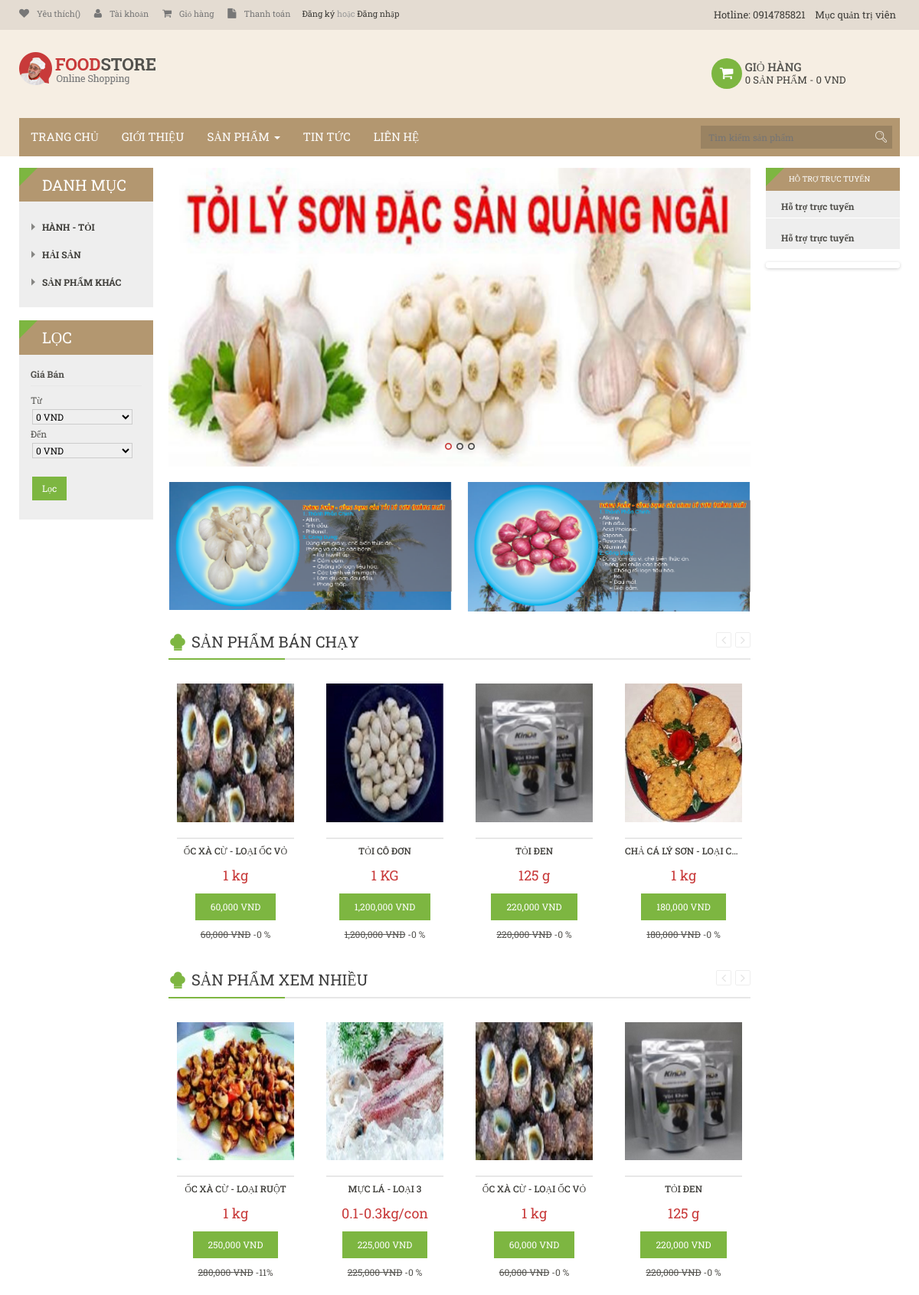
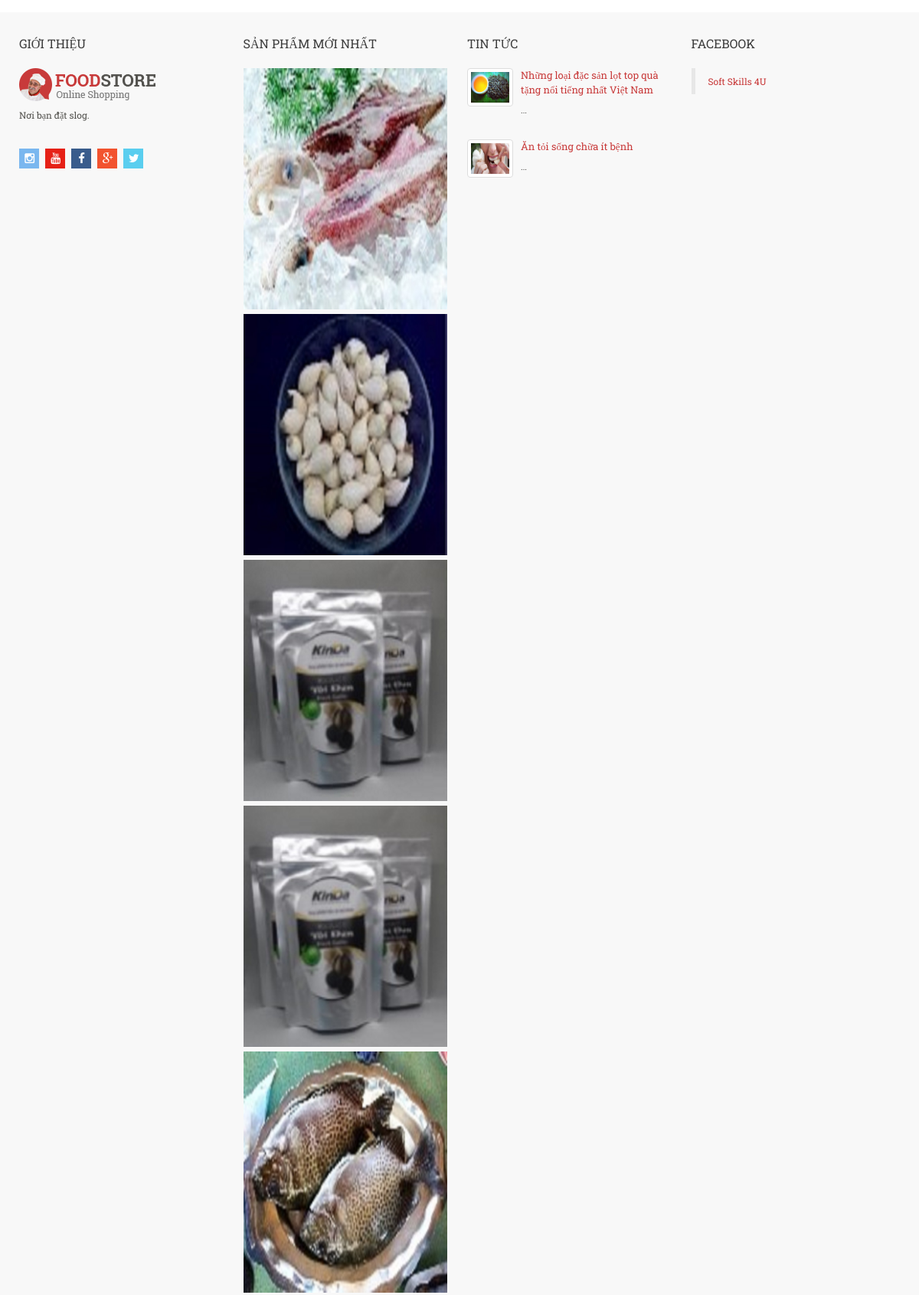
The page / (upper part) on the database its author committed (2 pictures, top to bottom).
### tables this page shows
CREATE TABLE `support` (
  `id` int(12) NOT NULL,
  `name` varchar(255) NOT NULL,
  `gmail` varchar(255) NOT NULL,
  `sky` varchar(255) NOT NULL,
  `phone` varchar(255) NOT NULL,
  `facebook` varchar(255) NOT NULL,
  `fanpage` varchar(255) NOT NULL,
  `onlinechat` varchar(255) NOT NULL,
  `address` varchar(255) NOT NULL,
  `map` text NOT NULL,
  `sort_order` int(12) NOT NULL
);

CREATE TABLE `catalog` (
  `id_catalog` int(11) NOT NULL,
  `name` varchar(200) NOT NULL,
  `parent_id` int(11) NOT NULL
);

CREATE TABLE `product` (
  `id_product` int(11) NOT NULL,
  `id_catalog` int(255) NOT NULL,
  `name_catalog` varchar(100) NOT NULL,
  `name` varchar(100) NOT NULL,
  `price` decimal(15,4) NOT NULL,
  `content` text NOT NULL,
  `discount` int(11) NOT NULL,
  `image_link` varchar(200) NOT NULL,
  `image_list` text NOT NULL,
  `created` date NOT NULL,
  `view` int(11) NOT NULL,
  `warranty` varchar(50) NOT NULL,
  `weigh` varchar(255) NOT NULL,
  `total` int(255) NOT NULL,
  `buyed` int(255) NOT NULL,
  `gifts` varchar(100) NOT NULL,
  `meta_key` varchar(255) NOT NULL,
  `site_title` varchar(255) NOT NULL,
  `meta_desc` varchar(255) NOT NULL
);

CREATE TABLE `articcles` (
  `id` smallint(12) NOT NULL,
  `id_categories` smallint(255) NOT NULL,
  `name_categories` varchar(255) NOT NULL,
  `name` varchar(255) NOT NULL,
  `image` varchar(255) NOT NULL,
  `content` text NOT NULL,
  `view` int(12) NOT NULL,
  `status` bit(1) NOT NULL,
  `creates` datetime NOT NULL DEFAULT CURRENT_TIMESTAMP
);

### application/views/site/home/boxproductcarousel_view.php (the view, shortened to what the rows shown need)
<div class="box productcarousel">
        <div class="box-content">
            <div class="box-products slide carousel" id="productcarousel107902434">
                <div class="carousel-inner">
                    <div class="item next left">
                        <div class="row products-row last">
                         <?php $i = 1; foreach ($product_view as $prod){
                    ?>
                                <div class="col-lg-3 col-md-3 col-sm-5 col-xs-11">
                                    <div class="product-block item-default image " itemtype="http://schema.org/Product" itemscope="" >
                                        <div class="image" >
                                            <a class="img" href="<?php echo base_url('chi-tiet-san-pham/'.seoname($prod->name_catalog).'/'.seoname($prod->name).'/'.$prod->id_product) ?>" >
                                                <img  src="<?php echo base_url('upload'); ?>/products/<?php echo $prod->image_link; ?>" alt="<?php echo $prod->name;?>" class="img-responsive ">
                                            </a>
                                        </div>
                                        <div class="product-meta">
                                            <center><h3 class="name"><a href=""><?php echo $prod->name;?> </a></h3></center>
                                            <div class="price" itemtype="http://schema.org/Offer" itemscope="" itemprop="offers">
                                                <center><span class="special-price"><?php echo $prod->weigh; ?></span></center>
                                            </div>
                                            <div class="cart">
                                                <center> <input value="<?php if($prod->price == 0) echo 'Liên hệ'; else echo  number_format($prod->price - $prod->discount).' VND'; ?>" class="button" type="button"></center>
                                            </div>
                                            <div class="discount" itemtype="http://schema.org/Offer" itemscope="" itemprop="offers">
                                                <center><span class="special-price"><?php if($prod->discount >0) {echo '<strike>'.number_format($prod->price ).' VND'.'</strike>'.' -'; echo ceil(($prod->discount*100)/$prod->price). '%';} else {
 echo '<strike>'.number_format($prod->price ).' VND'.'</strike>'.' -'; echo '0 %';
} ?></span></center>
                                            </div>
                                        </div>
                                    </div>
                                </div>
                         <?php $i++;
                         if($i>4)
                         {
                             break;
                         }
                         }?>
                        </div>
                    </div>
                </div>
            </div>
        </div>
    </div>

### application/views/site/topbar.php (shortened to what the rows shown need)
<div class="container">
    <div class="row hidden-sm hidden-xs">
        <div class="col-lg-3 col-md-3 col-sm-3 col-xs-12">
            <div class="currency pull-right">
                <a >Hotline: <?php echo $supports->phone; ?></a>
                <a href="<?php echo base_url().'admin';?>">Mục quản trị viên</a>
            </div>
        </div>
    </div>
</div>

### application/views/site/left.php (shortened to what the rows shown need)
<aside id="sidebar-left" class="col-sm-2">
        <div id="column-left" class="hidden-xs sidebar">
                              <div class="box category">
        <div class="box-content">
            <ul class="box-category list">
                 <?php  foreach ($catalog_list as $row): ?>
                    <li class="">
                        <a href="<?php echo base_url('san-pham/danh-muc/'.seoname($row->name).'/'.$row->id_catalog); ?>" class=""><?php echo'<b >'. $row->name.'</b>'; ?></a>
                    </li>
                 <?php endforeach; ?>
            </ul>
        </div>
    </div>
                    </div>
    </aside>

### application/views/site/home/boxproductcarousel.php (shortened to what the rows shown need)
<div class="box productcarousel">
        <div class="box-content">
            <div class="box-products slide carousel" id="productcarousel1079024340">
                <div class="carousel-inner">
                    <div class="item next left">
                        <div class="row products-row last">
                         <?php $i = 1; foreach ($product_bc as $prod){
                    ?>
                                <div class="col-lg-3 col-md-3 col-sm-5 col-xs-11">
                                    <div class="product-block item-default" itemtype="http://schema.org/Product" itemscope="">
                                        <div class="image dem">
                                            <a  class="img " href="<?php echo base_url('chi-tiet-san-pham/'.seoname($prod->name_catalog).'/'.seoname($prod->name).'/'.$prod->id_product) ?>" >
                                                <img src="<?php echo base_url('upload'); ?>/products/<?php echo $prod->image_link; ?>" alt="<?php echo $prod->name;?>" class=" img-responsive">
                                            </a>
                                        </div>
                                        <div class="product-meta">
                                            <center><h3 class="name"><a href=""><?php echo $prod->name;?> </a></h3></center>
                                            <div class="price" itemtype="http://schema.org/Offer" itemscope="" itemprop="offers">
                                                <center><span class="special-price"><?php echo $prod->weigh; ?></span></center>
                                            </div>
                                            <div class="cart">
                                                <center> <input value="<?php if($prod->price == 0) echo 'Liên hệ'; else echo  number_format($prod->price - $prod->discount).' VND'; ?>" class="button" type="button"></center>
                                            </div>
                                            <div class="discount" itemtype="http://schema.org/Offer" itemscope="" itemprop="offers">
                                                <center><span class="special-price"><?php if($prod->discount >0) {echo '<strike>'.number_format($prod->price ).' VND'.'</strike>'.' -'; echo ceil(($prod->discount*100)/$prod->price). '%';} else {
 echo '<strike>'.number_format($prod->price ).' VND'.'</strike>'.' -'; echo '0 %';
} ?></span></center>
                                            </div>
                                        </div>
                                    </div>
                                </div>
                         <?php $i++;
                         if($i>4)
                         {
                             break;
                         }
                         }?>
                        </div>
                    </div>
                </div>
            </div>
        </div>
    </div>

### application/views/site/footer/footertop.php (shortened to what the rows shown need)
<div class="container">
                           <div class="row">
                               <div class="col-lg-3 col-md-3">
                                   <div class="box gallery">
                                       <div class="box-content">
                                           <div class="banner-im">
                                               <?php foreach ($product_news as $new_pro): {
                                               } ?>
                                                <a href="<?php echo base_url('chi-tiet-san-pham/'.seoname($new_pro->name_catalog).'/'.seoname($new_pro->name).'/'.$new_pro->id_product) ?>"  title="&lt;a <?php echo base_url('chi-tiet-san-pham/'.seoname($new_pro->name_catalog).'/'.seoname($new_pro->name).'/'.$new_pro->id_product) ?>' style='color:#c83a3a;'&gt;<?php echo $new_pro->name; ?>&lt;/a&gt;">
                                                    <img alt="<?php echo $new_pro->name; ?>" src="<?php echo base_url('upload'); ?>/products/<?php echo $new_pro->image_link; ?>" title="<?php echo $new_pro->name; ?>">
                                                </a>
                                                <?php endforeach; ?>
                                            </div>
                                       </div>
                                   </div>
                               </div>
                               <div class="col-lg-3 col-md-3">
                                   <div class="box pav-block bloglatest">
                                            <div class="pavblog-latest clearfix">
                                                <?php foreach($news_infos as $r): {
                                                }?>
                                            <div class="row">
                                            <div class="col-lg-12 col-md-12 pavblock">
                                                       <div class="blog-item">
                                                           <div class="blog-body clearfix">
                                                            <div class="image clearfix">
                                                                <img class ="img-thumbnail imgfooter" src="<?php echo base_url('upload'); ?>/tin-tuc/<?php echo $r->image; ?>" title="<?php echo $r->name ;?>" alt="<?php echo $r->name ;?>" class="img-responsive">
                                                            </div>
                                                            <div class="group-blog">
                                                                   <div class="blog-title">
                                                                       <a href="<?php echo base_url('chi-tiet-tin-tuc/'.seoname($r->name_categories).'/'.seoname($r->name).'/'.$r->id); ?>" title="<?php echo $r->name ;?>"><?php echo $r->name;?></a>
                                                                   </div>
                                                                   <div class="description">
                                                                       <p>
                                                                      ...
                                                                       </p>
                                                                   </div>
                                                            </div>
                                                           </div>
                                                       </div>
                                                   </div>
                                            </div>
                                                <?php endforeach; ?>
                                        </div>
                                    </div>
                               </div>
                           </div>
                       </div>

### rows shown on the page
support: phone "0914785821"
catalog: name "HÀNH - TỎI"
catalog: name "HẢI SẢN"
catalog: name "SẢN PHẨM KHÁC"
product: image_link (picture), name "ỐC XÀ CỪ - LOẠI ỐC VỎ", weigh "1 kg", price+discount "60,000 VND", price "60,000"
product: image_link (picture), name "TỎI CÔ ĐƠN", weigh "1 KG", price+discount "1,200,000 VND", price "1,200,000"
product: image_link (picture), name "TỎI ĐEN", weigh "125 g", price+discount "220,000 VND", price "220,000"
product: image_link (picture), name "CHẢ CÁ LÝ SƠN - LOẠI C…", weigh "1 kg", price+discount "180,000 VND", price "180,000"
product: image_link (picture), name "ỐC XÀ CỪ - LOẠI RUỘT", weigh "1 kg", price+discount "250,000 VND", price "280,000", ceil(($prod->discount*100)/$prod->price) "11"
product: image_link (picture), name "MỰC LÁ - LOẠI 3", weigh "0.1-0.3kg/con", price+discount "225,000 VND", price "225,000"
product: image_link (picture)
product: image_link (picture)
articcles: image (picture), name "Những loại đặc sản lọt top quà tặng nổi tiếng nhất Việt Nam"
articcles: image (picture), name "Ăn tỏi sống chữa ít bệnh"

### other values the page prints
$total_items "0"
$total_amount "0"
form field price_from "0 VND"
form field price_to "0 VND"
